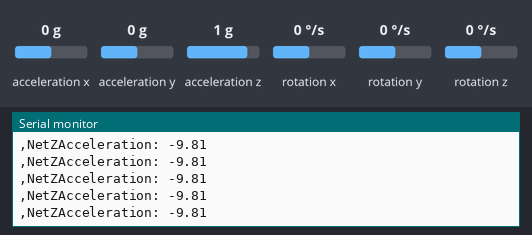
The sketch below on a simulated Arduino Uno, built with avr-gcc and run on an emulated ATmega328P. Parts: the last lines printed to the serial monitor. The inputs (shaded band) are chosen by the test bench; at power-on: acceleration x 0 g, acceleration z 1 g, acceleration y 0 g, rotation x 0 °/s, rotation y 0 °/s, rotation z 0 °/s.

Above: at 14.5 s.
14.6 s: acceleration x set to -1.4 g
At 15.6 s:
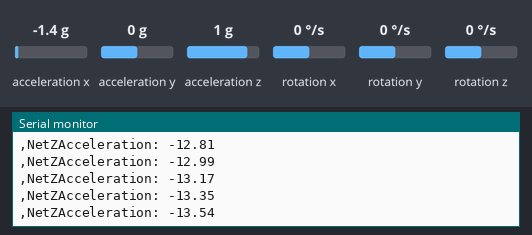
17.6 s: acceleration x set to 0 g
At 18.3 s:
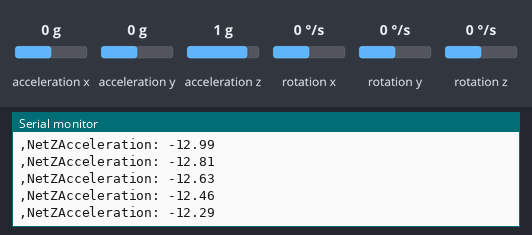
20.6 s: acceleration z set to -1.4 g
At 21.3 s:
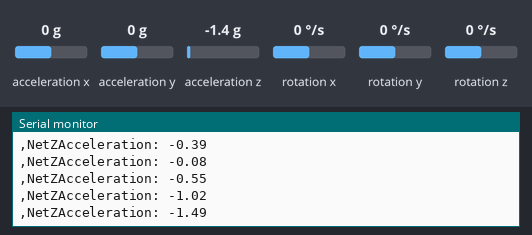
23.6 s: acceleration z set to -0.8 g
At 24.7 s:
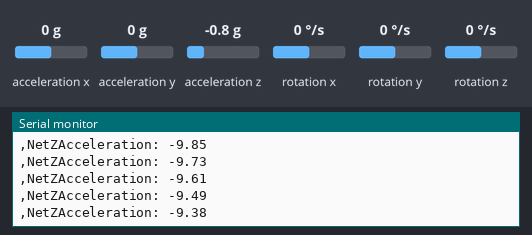
26.6 s: acceleration y set to -1.4 g
At 27.1 s:
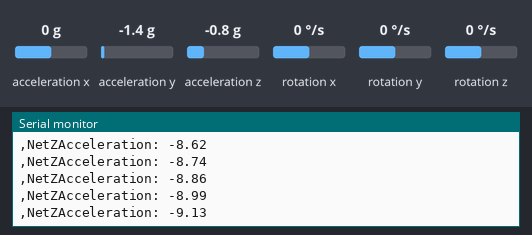
29.6 s: acceleration y set to 0 g
At 30.2 s:
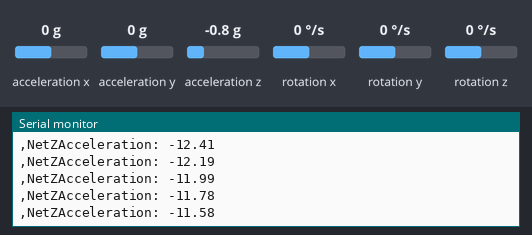
Timing chart, 0 to 32.6 s (numbered marks = the images above; inputs shaded):
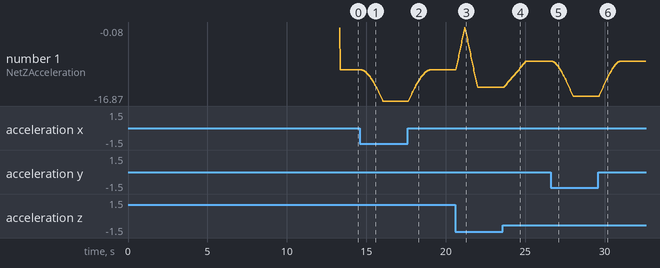

Measured:
- after the input at 14.6 s, the serial monitor: prints a new line after 0.10 s (image 1)
- after the input at 20.6 s, the serial monitor: prints a new line after 0.07 s (image 3)
- after the input at 23.6 s, the serial monitor: prints a new line after 0.08 s (image 4)
- after the input at 26.6 s, the serial monitor: prints a new line after 0.09 s (image 5)
- plotted number 1: -9.81 → -16.87 after the input at 14.6 s, -13.73 → -7.85 after the input at 23.6 s, -7.85 → -15.81 after the input at 26.6 s

The sketch:

capCode.ino
```cpp
#include <Wire.h>
#include <MPU6050.h>
#include "MAFMPU.hpp"

constexpr int filterSize = 50;

MPU6050 mpu;

MAFMPU<filterSize>* pitchFilter = nullptr;
MAFMPU<filterSize>* rollFilter = nullptr;
MAFMPU<filterSize>* yawFilter = nullptr;

MAFMPU<filterSize>* xAccFilter = nullptr;
MAFMPU<filterSize>* yAccFilter = nullptr;
MAFMPU<filterSize>* zAccFilter = nullptr;

float xAng = 0;
float yAng = 0;
float zAng = 0;

float xAcc = 0;
float yAcc = 0;
float zAcc = 0;

bool foundMPU = false;
void calibrateGyro();

void setup() {
    Serial.begin(9600);
    Serial.println("Initialize MPU6050");

    while(!mpu.begin(MPU6050_SCALE_2000DPS, MPU6050_RANGE_2G)) {
        Serial.println("Could not find a valid MPU6050 sensor, check wiring!");
        delay(500);
    }
    foundMPU = true;

    pitchFilter = new MAFMPU<filterSize>(mpu);
    rollFilter = new MAFMPU<filterSize>(mpu);
    yawFilter = new MAFMPU<filterSize>(mpu);

    xAccFilter = new MAFMPU<filterSize>(mpu);
    yAccFilter = new MAFMPU<filterSize>(mpu);
    zAccFilter = new MAFMPU<filterSize>(mpu);
    calibrateGyro();
}

void loop() {
    if (foundMPU) {
        xAng += mpu.readNormalizeGyro().XAxis - pitchFilter->getBias();
        yAng += mpu.readNormalizeGyro().YAxis - rollFilter->getBias();
        zAng += mpu.readNormalizeGyro().ZAxis - yawFilter->getBias();

        xAcc = mpu.readNormalizeAccel().XAxis;
        yAcc = mpu.readNormalizeAccel().YAxis;
        zAcc = mpu.readNormalizeAccel().ZAxis;


        pitchFilter->sample(xAng);
        rollFilter->sample(yAng);
        yawFilter->sample(zAng);

        xAccFilter->sample(xAcc);
        yAccFilter->sample(yAcc);
        zAccFilter->sample(zAcc);
/*
        int pitch = map(pitchFilter->value() * 0.001, 0, 100, 0, 360);
        int roll = map(rollFilter->value() * 0.001, 0, 100, 0, 360);
        int yaw = map(yawFilter->value() * 0.001, 0, 100, 0, 360);
*/

        float pitch = pitchFilter->value();
        float roll = rollFilter->value();
        float yaw = yawFilter->value();

        float X = xAccFilter->value();
        float Y = -yAccFilter->value();
        float Z = zAccFilter->value();
        float R_2 = X*X + Y*Y + Z*Z;
/*
        Serial.print("Pitch:");
        Serial.print(xAng);
        Serial.print(",");
        Serial.print("Roll:");
        Serial.print(yAng);
        Serial.print(",");
        Serial.print("Yaw:");
        Serial.print(zAng);
        Serial.print(",");
        Serial.print("Zaverage: ");
        Serial.println(Z*cos(roll));
*/

        Serial.print(",NetZAcceleration: ");
        Serial.println(-sqrt(R_2));

        delay(1); // Adjust as needed for your application
    }
}

void calibrateGyro() {
    //Serial.println("Calibrating Gyro:");
    const int numSamples = 2000; // Number of samples for calibration
    float gyroXSum = 0.0;
    float gyroYSum = 0.0;
    float gyroZSum = 0.0;

    // Collect samples to calculate the average gyro readings (bias)
    for (int i = 0; i < numSamples; ++i) {
        gyroXSum += mpu.readNormalizeGyro().XAxis;
        gyroYSum += mpu.readNormalizeGyro().YAxis;
        gyroZSum += mpu.readNormalizeGyro().ZAxis;
        delay(1); // Adjust delay as needed between samples
    }

    // Calculate average gyro readings
    float gyroXBias = gyroXSum / numSamples;
    float gyroYBias = gyroYSum / numSamples;
    float gyroZBias = gyroZSum / numSamples;

    // Apply bias compensation to subsequent gyro readings
    pitchFilter->setBias(gyroXBias);
    rollFilter->setBias(gyroYBias);
    yawFilter->setBias(gyroZBias);
}
```

MAFMPU.hpp
```cpp
#pragma once

#include "MovingAverageFilter.hpp"
#include <MPU6050.h>

template <size_t N>
class MAFMPU : public MPU6050 {
public:
    MAFMPU(MPU6050& mpu) : MPU6050(mpu) {}

    // The sensor is ready to be used if the filter is full.
    bool isReady() const { return filter.isFull(); }

    // Take a sample from the sensor and put it into the filter.
    void sample(float quantity) { filter.sample(quantity); }

    // Returns the average of the filter.
    float value() const { return filter.average(); }

    // Returns the capacity of the filter.
    size_t capacity() const { return filter.capacity(); }

    void setBias(float bias) { mBias = bias; }

    float getBias() { return mBias; }

private:
    MovingAverageFilter<float, N> filter;
    float mBias;
};
```

MovingAverageFilter.hpp
```cpp
#pragma once

#include <stddef.h>

// Uncomment this line when using print() method.
//#include <iostream>

template <typename T, size_t N>
class MovingAverageFilter {
public:
    // Adds a data sample to the filter's history. The history only looks at the N most recent samples. If there are
    // already N samples, then older samples are discarded and replaced by new samples.
    void sample(T data) {
        // COMPLETE THIS FUNCTION.
        if (isEmpty()) {
            samples[0] = data;
            tail = 0;
            head = 0;
        }

        else if (!isFull()) {
            samples[++head] = data;
        }

        else {
            tail = (tail + 1) % N;
            head = (head + 1) % N;
            samples[head] = data;
        }
    }

    // Computes the running average value of the N most recent samples.
    template <typename U = T>
    U average() const {
        // COMPLETE THIS FUNCTION.
        U currSum = 0;
        for (size_t i = 0; i < size(); i++) {
            currSum += samples[(tail + i) % N];
        }
        return !isEmpty() ? currSum / size() : 0;

    }

    // History is empty if there are 0 samples.
    bool isEmpty() const { return tail == empty; }

    // History is full if there are N samples.
    bool isFull() const { return ((head + 1) % N) == tail && head != empty; }

    // Current number of samples saved in history.
    size_t size() const {
        // COMPLETE THIS FUNCTION.
        if (isEmpty()) return 0;
        if (head > tail) return head + tail + 1;
        return N;
    }

    // The max size of history.
    size_t capacity() const { return N; }

    // Delete all saved samples.
    void clear() {
        for (size_t i = 0; i < N; i++) {
            samples[i] = {};
        }
        head = empty;
        tail = empty;
    }

    // Debugging function to visualise the MAF.
    // Uncomment this if you want to debug with doctest. Remember that std::cout is not available on Arduino so
    // replace std::cout with Serial.print or keep this method commented.
    void print() const {
        for (size_t i = 0; i < size(); i++) {
            auto sample = samples[(tail + i) % N];
        }
    }

private:
    T samples[N];  // Data is a circular buffer stored as [tail, ..., head].
    static constexpr size_t empty = -1;
    size_t head = empty;  // Represents the index of the end of the list.
    size_t tail = empty;  // Represents the index of the start of the list.
};
```
